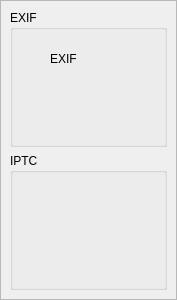
<?xml version="1.0" encoding="UTF-8"?>
<ui version="4.0">
 <class>ExifDisplayScrollArea</class>
 <widget class="QScrollArea" name="ExifDisplayScrollArea">
  <property name="geometry">
   <rect>
    <x>0</x>
    <y>0</y>
    <width>177</width>
    <height>300</height>
   </rect>
  </property>
  <property name="windowTitle">
   <string>ScrollArea</string>
  </property>
  <property name="widgetResizable">
   <bool>true</bool>
  </property>
  <widget class="QWidget" name="scrollAreaWidgetContents">
   <property name="geometry">
    <rect>
     <x>0</x>
     <y>0</y>
     <width>173</width>
     <height>296</height>
    </rect>
   </property>
   <layout class="QVBoxLayout" name="verticalLayout">
    <item>
     <widget class="QGroupBox" name="groupBox">
      <property name="title">
       <string>EXIF</string>
      </property>
      <widget class="QLabel" name="exifLabel">
       <property name="geometry">
        <rect>
         <x>40</x>
         <y>40</y>
         <width>59</width>
         <height>18</height>
        </rect>
       </property>
       <property name="text">
        <string>EXIF</string>
       </property>
      </widget>
     </widget>
    </item>
    <item>
     <widget class="QGroupBox" name="groupBox_2">
      <property name="title">
       <string>IPTC</string>
      </property>
     </widget>
    </item>
   </layout>
  </widget>
 </widget>
 <resources/>
 <connections/>
</ui>
